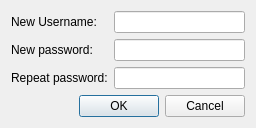
<?xml version="1.0" encoding="UTF-8"?>
<ui version="4.0">
 <class>registerDialog</class>
 <widget class="QDialog" name="registerDialog">
  <property name="geometry">
   <rect>
    <x>0</x>
    <y>0</y>
    <width>256</width>
    <height>120</height>
   </rect>
  </property>
  <property name="windowTitle">
   <string>Dialog</string>
  </property>
  <layout class="QFormLayout" name="formLayout">
   <item row="0" column="0">
    <widget class="QLabel" name="label">
     <property name="text">
      <string>New Username:</string>
     </property>
    </widget>
   </item>
   <item row="0" column="1">
    <widget class="QLineEdit" name="userName"/>
   </item>
   <item row="1" column="0">
    <widget class="QLabel" name="label_2">
     <property name="text">
      <string>New password:</string>
     </property>
    </widget>
   </item>
   <item row="1" column="1">
    <widget class="QLineEdit" name="newPassword">
     <property name="echoMode">
      <enum>QLineEdit::Password</enum>
     </property>
    </widget>
   </item>
   <item row="2" column="0">
    <widget class="QLabel" name="label_3">
     <property name="text">
      <string>Repeat password:</string>
     </property>
    </widget>
   </item>
   <item row="2" column="1">
    <widget class="QLineEdit" name="repeatPassword">
     <property name="echoMode">
      <enum>QLineEdit::Password</enum>
     </property>
    </widget>
   </item>
   <item row="3" column="0" colspan="2">
    <widget class="QDialogButtonBox" name="buttonBox">
     <property name="orientation">
      <enum>Qt::Horizontal</enum>
     </property>
     <property name="standardButtons">
      <set>QDialogButtonBox::Cancel|QDialogButtonBox::Ok</set>
     </property>
    </widget>
   </item>
  </layout>
 </widget>
 <resources/>
 <connections>
  <connection>
   <sender>buttonBox</sender>
   <signal>accepted()</signal>
   <receiver>registerDialog</receiver>
   <slot>accept()</slot>
   <hints>
    <hint type="sourcelabel">
     <x>248</x>
     <y>254</y>
    </hint>
    <hint type="destinationlabel">
     <x>157</x>
     <y>274</y>
    </hint>
   </hints>
  </connection>
  <connection>
   <sender>buttonBox</sender>
   <signal>rejected()</signal>
   <receiver>registerDialog</receiver>
   <slot>reject()</slot>
   <hints>
    <hint type="sourcelabel">
     <x>316</x>
     <y>260</y>
    </hint>
    <hint type="destinationlabel">
     <x>286</x>
     <y>274</y>
    </hint>
   </hints>
  </connection>
 </connections>
</ui>
